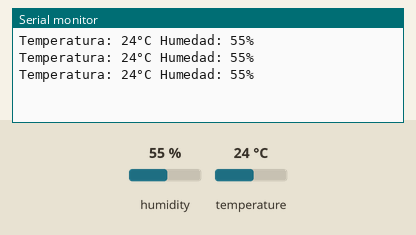
Bench run of a sketch on a simulated Arduino Uno, built with avr-gcc and run on an emulated ATmega328P. On the bench: the last lines printed to the serial monitor. Inputs (shaded band) come from the test bench; at power-on: humidity 55 %, temperature 24 °C.

Above: at 2.8 s.
2.9 s: humidity set to 22 %
At 5.5 s:
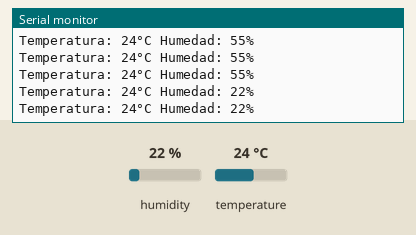
5.6 s: temperature set to 12 °C
At 6.6 s:
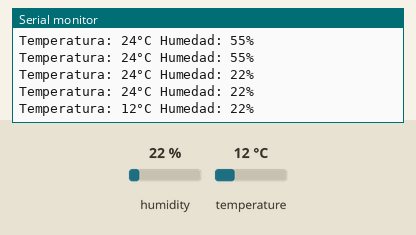
8.3 s: humidity set to 40 %
At 9.8 s:
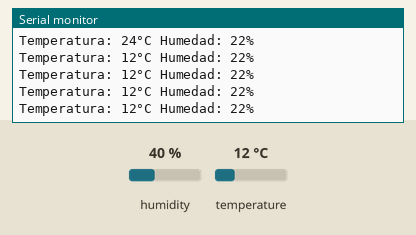
Timing chart, 0 to 11.3 s (numbered marks = the images above; inputs shaded):
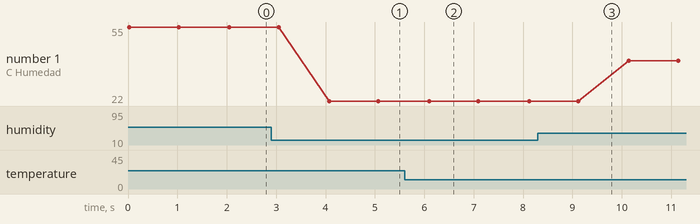

Measured:
- after the input at 2.9 s, the serial monitor: prints a new line after 1.2 s (image 1)
- after the input at 5.6 s, the serial monitor: prints a new line after 0.50 s (image 2)
- plotted number 1: 55 → 22 after the input at 2.9 s, 22 → 40 after the input at 8.3 s

The sketch:

temp_humedad.ino
```cpp
/*
 * https://www.youtube.com/watch?v=sxtP16dAVno
 *
 * Tuve problemas con el monitor, ejecute por consola
 * sudo chmod a+rw /dev/ttyACM0
 * no tuve exito.
 * Desconecte y volví a conectar el arduino a la maquina y salió andando
 */

#include <DHT.h>

int SENSOR = 2;
int temp, humedad;

DHT dht (SENSOR, DHT11);

void setup() {
  Serial.begin(9600);
  dht.begin();
}

void loop() {
  humedad = dht.readHumidity();
  temp = dht.readTemperature();

  Serial.print("Temperatura: ");
  Serial.print(temp);
  Serial.print("°C Humedad: ");
  Serial.print(humedad);
  Serial.println("%");

  delay(1000);
}
```
